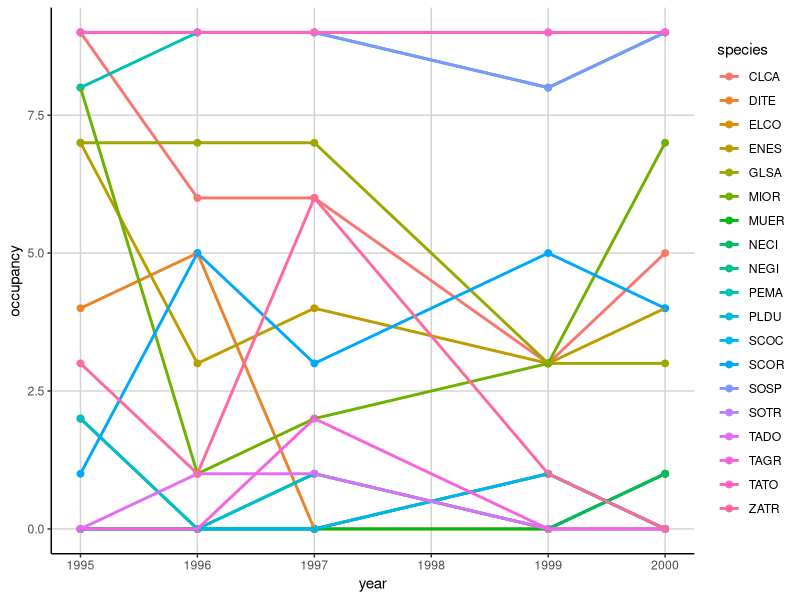
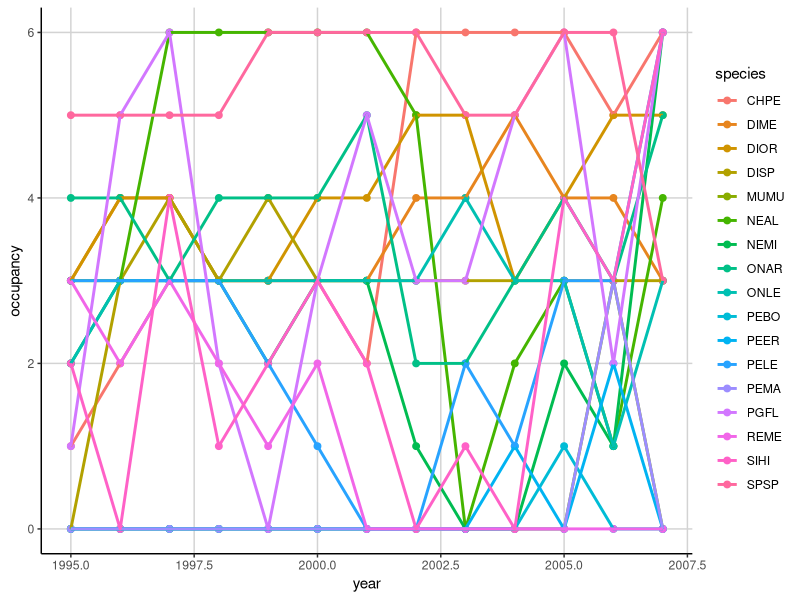
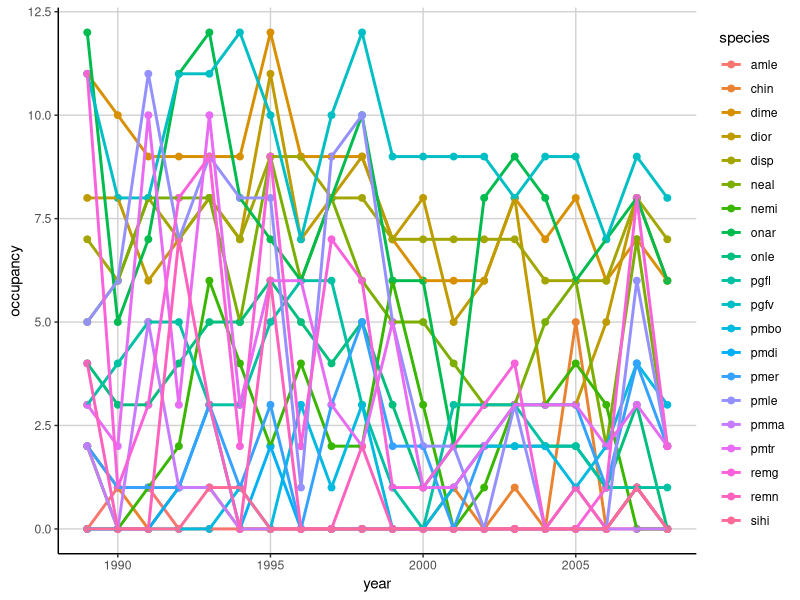
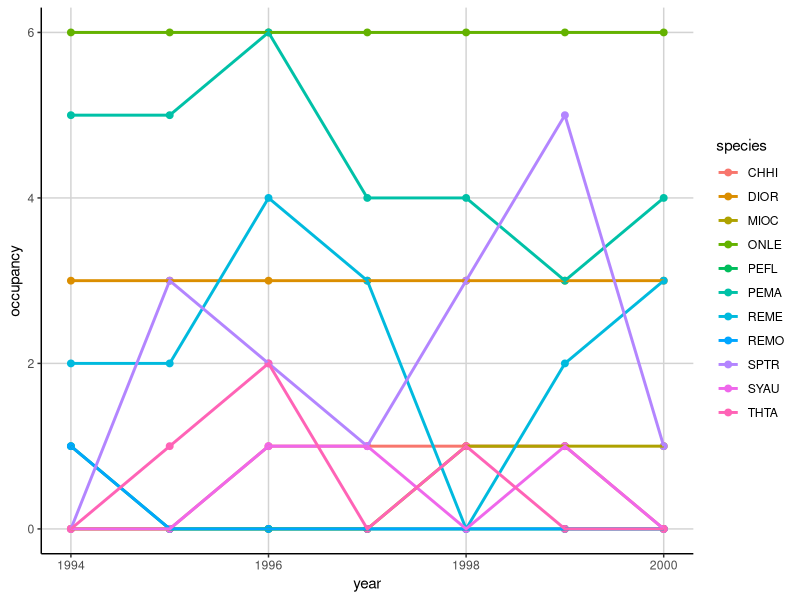

These charts were generated, in order, by the following R code:
# Occupancy vs Time Plots
# Ellen Bledsoe
# April 27, 2016

###################
# LIBRARIES

library(tidyr)
library(dplyr)
library(ggplot2)

###################
# LOAD FILES

jornada <- read.csv("data/jornada_rodents.csv", header = TRUE, na.strings = ".")
sevilleta <- read.csv("data/sevilleta_sm_mrc.txt", header = TRUE)
hj_andrews <- read.csv("data/hj_andrews.csv", header = TRUE)
shortgrass_steppe <- read.table("data/SGS_LTER_smammals.txt", header = TRUE, sep = "\t", na.strings = ".")

####################
# PREP FILES

jor_data <- select(jornada, year, season, habitat, web, spp, recap) %>% 
  filter(recap != "Y", spp != "DIPO1", spp != "PERO1", spp != "NA")

hja_data <- select(hj_andrews, YEAR, REPBLK, SUBPLOT, SPECIES) %>% 
  filter(SPECIES != 'UNKN') 

sev_data <- select(sevilleta, year, season, location, web, species, recap) %>% 
  filter(recap != "y", species != "pgsp", species != "dipo", 
         species != "nesp", species != "onsp", species != "pesp", 
         species != "resp", species != "na", species != "pmsp", species != "spsp", 
         year < 2009, location != "two22", location != "blugrama", 
         location != "savanna", location != "goatdraw")

sgs_data <- select(shortgrass_steppe, YEAR, VEG, WEB, SPP) %>% 
  filter(SPP != 'NA')

# rename columns for consistency

names(jor_data) <- c("year", "season", "plot", "subplot", "species", "recap")
names(hja_data) <- c("year", "plot", "subplot", "species")
names(sev_data) <- c("year", "season", "plot", "subplot", "species", "recap")
names(sgs_data) <- c("year", "plot", "subplot", "species")

####################
# FUNCTIONS

select_data <- function(data){
  # function for selecting only relevant columns
  dat <- select(data, year, plot, subplot, species)
  return(dat)
}

group_data <- function(data){
  # group and arrange a dataset by species, year, plot, and subplot
  dat <- data %>% 
    group_by(species, year, plot, subplot) %>% 
    arrange(species, year, plot, subplot)
  return(dat)
}

add_siteID <- function(data){
  # make a column with a unique location code
  dat <- data %>% mutate(siteID = paste(plot, subplot, sep = "_"))
  return(dat)
}

occupancy <- function(data){
  # calculate occupancy of species per year, including zeros
  occ <- select(data, year, species, siteID) %>% 
    group_by(species, year) %>% 
    summarize(occupancy = n_distinct(siteID))
  sp <- unique(occ$species)
  yr <- unique(occ$year)
  full_grid <- expand.grid(species = sp, year = yr)
  occ1 <- right_join(occ, full_grid, by = c("species", "year"))
  occ1$occupancy[is.na(occ1$occupancy)] <- 0
  return(occ1)
}

get_occupancy <- function(data){
  # combine all relevant functions to create an occupancy dataframe
  dat <- select_data(data) %>% 
    group_data() %>% 
    add_siteID() %>% 
    occupancy()
  return(dat)
}

plot_occupancy <- function(data){
  # plotting occupancy against time with individual lines for species
  plot <- ggplot(data, aes(x = year, y = occupancy, color = species)) +
    geom_point(size = 2) +
    geom_line(size = 1) +
    theme(panel.background = element_blank(), 
          axis.line = element_line(colour = "black"), 
          panel.grid.major = element_line(colour = "light gray"))
  return(plot)
}

#####################
# OCCUPANCIES

hja_occupancy <- get_occupancy(hja_data)
jor_occupancy <- get_occupancy(jor_data)
sev_occupancy <- get_occupancy(sev_data)
sgs_occupancy <- get_occupancy(sgs_data)

#####################
# OCCUPANCY PLOTS

hja_occ_plot <- plot_occupancy(hja_occupancy)
ggsave(file = "occupancy_hja.png", width = 7, height = 6)

jor_occ_plot <- plot_occupancy(jor_occupancy)
ggsave(file = "occupancy_jor.png", width = 7, height = 6)

sev_occ_plot <- plot_occupancy(sev_occupancy)
ggsave(file = "occupancy_sev.png", width = 7, height = 6)

sgs_occ_plot <- plot_occupancy(sgs_occupancy)
ggsave(file = "occupancy_sgs.png", width = 7, height = 6)

#####################
# COEFFICIENTS OF VARIATION

cv <- hja_occupancy %>% 
      group_by(species) %>% 
      summarise(mean = mean(occupancy), sd = sd(occupancy)) %>% 
      mutate(cv = sd/mean)
